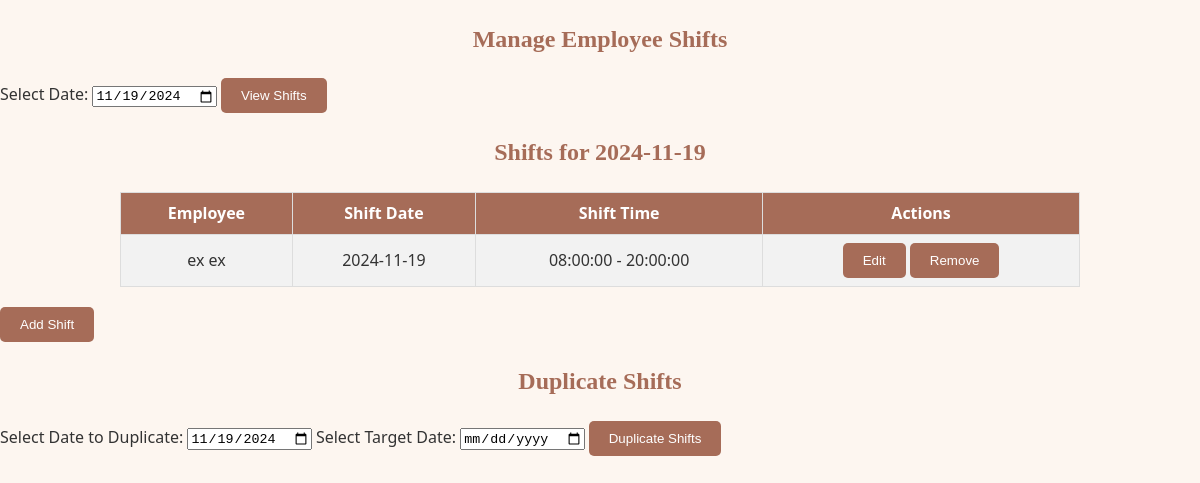
/public/manage-shifts/manage-shifts-front.php?date=2024-11-19, run on the app's committed database.
### tables this page shows
CREATE TABLE `shifts` (
  `shift_id` int(11) NOT NULL,
  `employee_id` varchar(20) NOT NULL,
  `shift_date` date NOT NULL,
  `shift_start` time NOT NULL,
  `shift_end` time NOT NULL,
  `created_at` timestamp NOT NULL DEFAULT current_timestamp()
);

CREATE TABLE `employees` (
  `id` int(11) NOT NULL,
  `username` varchar(50) NOT NULL,
  `email` varchar(100) NOT NULL,
  `password` varchar(255) NOT NULL,
  `first_name` varchar(50) NOT NULL,
  `last_name` varchar(50) NOT NULL,
  `job_role` enum('staff','chef','manager') NOT NULL,
  `employee_id` varchar(20) NOT NULL,
  `contact_number` varchar(15) NOT NULL,
  `created_at` timestamp NOT NULL DEFAULT current_timestamp()
);

### public/manage-shifts/manage-shifts-front.php (the view, shortened to what this page needs)
<?php
require "../../config/db-connection.php";
$current_date = date("Y-m-d");
$selected_date = $_GET["date"] ?? $_SESSION["selected_date"] ?? $current_date;
$stmt = $conn->prepare("SELECT * FROM shifts JOIN employees ON shifts.employee_id = employees.employee_id WHERE shifts.shift_date = ? ORDER BY shift_start ASC");
$stmt->bind_param("s", $selected_date);
$stmt->execute();
$shifts = $stmt->get_result();
?>
<!DOCTYPE html>
<html lang="en">
<head>
    <link rel="stylesheet" href="/assets/css/manage-shifts.css">
</head>
<body>
    <h2>Manage Employee Shifts</h2>
    <div>
        <form action="manage-shifts-front.php" method="get">
            <label for="date">Select Date: </label>
            <input type="date" id="date" name="date" value="<?php echo htmlspecialchars($selected_date); ?>" required>
            <button type="submit">View Shifts</button>
        </form>
    </div>
    <div>
        <h2>Shifts for <?php echo htmlspecialchars($selected_date); ?></h2>
        <table>
            <tr>
                <th>Employee</th>
                <th>Shift Date</th>
                <th>Shift Time</th>
                <th>Actions</th>
            </tr>
            <?php while ($row = $shifts->fetch_assoc()): ?>
                <tr>
                    <td><?php echo htmlspecialchars($row["first_name"] . " " . $row["last_name"]); ?></td>
                    <td><?php echo htmlspecialchars($row["shift_date"]); ?></td>
                    <td><?php echo htmlspecialchars($row["shift_start"]) . " - " . htmlspecialchars($row["shift_end"]); ?></td>
                    <td>
                        <button onclick="editShift('<?php echo $row['shift_id']; ?>', '<?php echo $row['employee_id']; ?>', '<?php echo $row['shift_date']; ?>', '<?php echo $row['shift_start']; ?>', '<?php echo $row['shift_end']; ?>')">Edit</button>
                        <form action="manage-shifts-back.php" method="post" style="display:inline;">
                            <button type="submit" name="remove_shift" onclick="return confirm('Are you sure you want to remove this shift?')">Remove</button>
                        </form>
                    </td>
                </tr>
            <?php endwhile; ?>
        </table>
    </div>
    <button onclick="showAddShift()">Add Shift</button>
    <div>
        <h2>Duplicate Shifts</h2>
        <form action="manage-shifts-back.php" method="post">
            <label for="duplicate_date">Select Date to Duplicate:</label>
            <input type="date" id="duplicate_date" name="duplicate_date" value="<?php echo htmlspecialchars($selected_date); ?>" required>
            <label for="target_date">Select Target Date:</label>
            <input type="date" id="target_date" name="target_date" required>
            <button type="submit" name="duplicate_shifts">Duplicate Shifts</button>
        </form>
    </div>
</body>
</html>

### assets/css/manage-shifts.css (style rules this page uses)
body { font-family: "Segoe UI", Tahoma, Geneva, Verdana, sans-serif; background-color: #fdf6f0; color: #333; line-height: 1.6; margin: 0; padding: 0; }
h2 { color: #a66c58; font-family: "Dancing Script", cursive; text-align: center; margin-top: 20px; }
table { width: 80%; margin: 20px auto; border-collapse: collapse; }
th, td { border: 1px solid #ddd; padding: 8px; text-align: center; }
th { background-color: #a66c58; color: white; }
tr:nth-child(even) { background-color: #f2f2f2; }
button { padding: 10px 20px; background-color: #a66c58; color: white; border: none; border-radius: 5px; cursor: pointer; transition: background-color 0.3s; }
form { display: inline; }

### data on the page
shifts: employees.first_name+last_name "ex ex", shift_date "2024-11-19", shift_start "08:00:00", shift_end "20:00:00"
